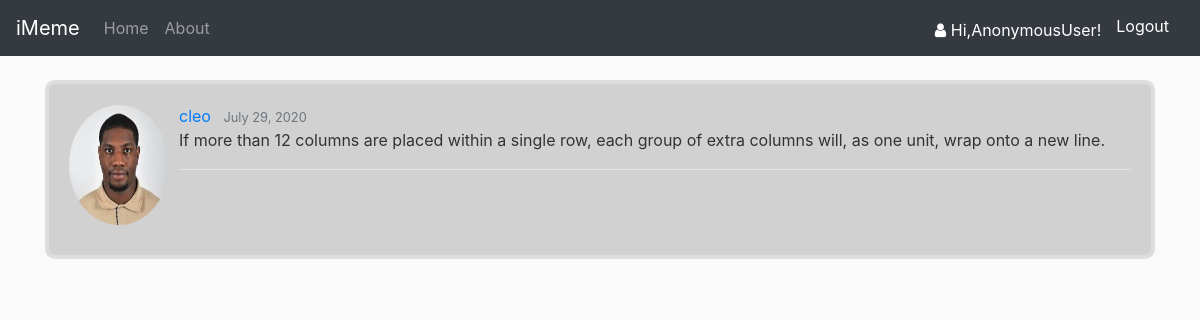
/post/5/, run on the app's committed database.
### accounts/models.py (models this page shows, shortened)
class Post(models.Model):
	content = models.TextField()
	date_created = models.DateTimeField(auto_now_add=True, null=True)
	blogger = models.ForeignKey(User, on_delete=models.CASCADE)

class Profile(models.Model):
	user = models.OneToOneField(User, null=True, on_delete=models.CASCADE)
	profile_pic = models.ImageField(default="default.png", upload_to='images')
	location =  models.CharField(max_length=200, null=True, blank=True)
	occupation =  models.CharField(max_length=200, null=True, blank=True)
	date_created = models.DateTimeField(auto_now_add=True, null=True)

### accounts/views.py (the view)
# urls.py: path('post/<int:pk>/', PostDetailView.as_view(), name='post-detail'),
class PostDetailView(DetailView):
	model = Post

### accounts/templates/accounts/post_detail.html
{% extends 'accounts/base.html' %}
{% load crispy_forms_tags %}
{% load static %}
{% block content %}
	<article class="media content-section">
		<img class="rounded-circle account-img" src="{{ object.blogger.profile.profile_pic.url }}">
		<div class="media-body">
			<div class="article-metadata">
				<a class="mr-2" href="{% url 'accounts-user' %}">{{ object.blogger }}</a>
				<small class="text-muted">{{ object.date_created|date:"N d, Y" }}</small>
				<p class="article-content">{{ object.content }}</p>
			</div>
		</div>
	</article>
{% endblock content %}

### accounts/static/accounts/base.css (style rules this page uses)
body { background: #fafafa; color: #333333; margin-top: 5rem; }
.content-section { background: #d1d1d1; padding: 20px 20px; border: 4px solid #dddddd; border-radius: 10px; margin-bottom: 15px; }
.article-content { white-space: pre-line; }
.article-metadata { padding-bottom: 1px; margin-bottom: 4px; border-bottom: 1px solid #e3e3e3; }
.account-img { height: 120px; width: 100px; margin-right: 10px; margin-top: 1px; margin-bottom: 10px; }

### data on the page
Post: blogger.profile.profile_pic (picture), blogger "cleo", date_created "July 29, 2020", content "If more than 12 columns are placed within a single row, each group of extra columns will, as one unit, wrap onto a new line."

### other printed values
{{ request.user }} "AnonymousUser"
